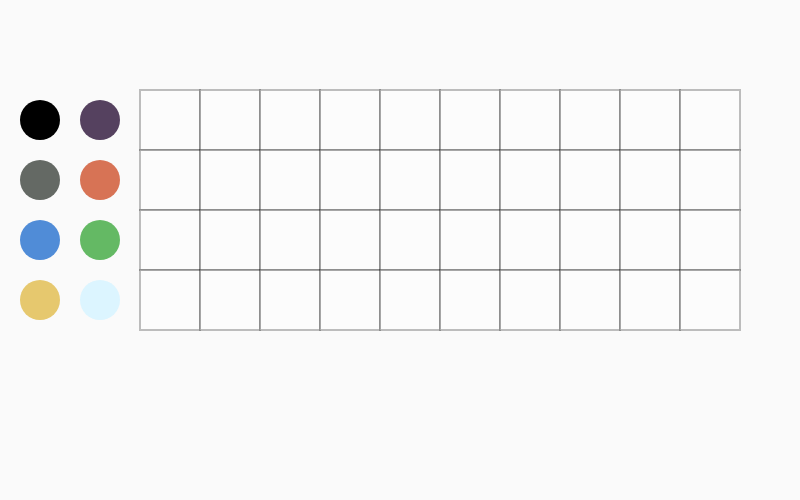
Frame 1 (no input)
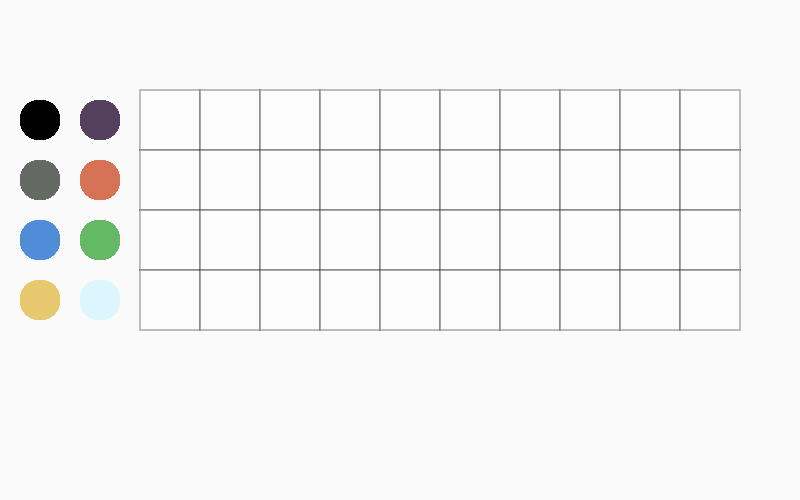
Frame 60 (no input)
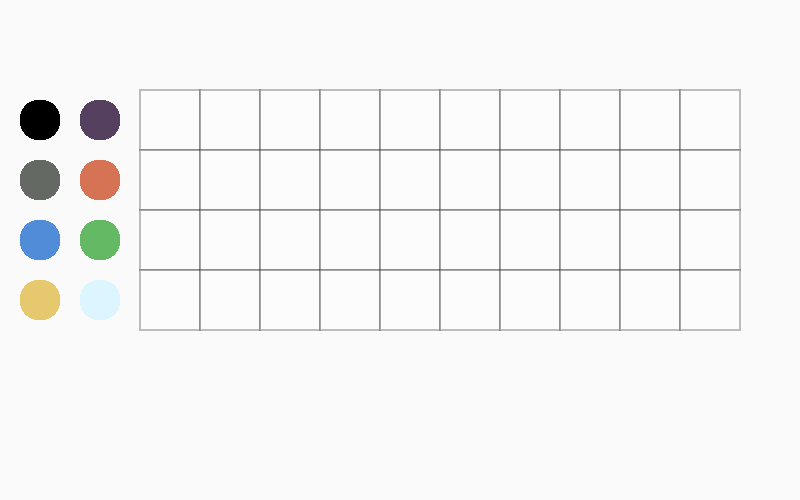
Frame 120 (the mouse pressed at the canvas centre since frame 60)

The p5.js sketch that drew these frames (run headless with seeded random() and noise() and a simulated clock; from frame 60 on, the mouse is pressed at the canvas centre):

// p5.js sketch
// ── sketch.js
// draw 8 balls of different color
// randomly choose 4 out of 8 colors store
// each ball will be a class
// every click generates a new ball object
// mousePressed() choose a ball
// mouseDragged() ball follow curse
// mouseClicked() draw ball at location (confine it to grid)

// BONUS FEATURES:
// 1. Add timer
// 2. Add game instructions
// 3. Make everything responsive

// TODO:

let canvasWidth = 800;
let canvasHeight = 500;
let canvasSpacing = 100;
let backgroundColor = 250;
let ballDiameter = 40;
let ballRadius = ballDiameter / 2;
let ballSpacing = ballRadius / 2;

function setup() {
  createCanvas(canvasWidth, canvasHeight);
}

// draw the user input grid
let gridLeftX = 7 * ballRadius;
let gridLeftY = canvasSpacing - ballSpacing;
let gridSquare = ballDiameter + ballRadius;
function drawGrid() {
  stroke("rgba(0,0,0,0.25)");
  strokeWeight(2);
  for (let i = 0; i < 10; i++) {
    for (let j = 0; j < 4; j++) {
      fill(color("rgba(255, 255, 255, 0.5)"));
      rect(
        gridLeftX + i * gridSquare,
        gridLeftY + j * gridSquare,
        gridSquare,
        gridSquare
      );
    }
  }
}

class Ball {
  constructor(x, y, ballDiameter, ballColor) {
    this.x = x;
    this.y = y;
    this.diameter = ballDiameter;
    this.ballColor = ballColor;
    this.ballHovered = false;
  }

  draw() {
    noStroke();
    fill(color(this.ballColor));
    circle(this.x, this.y, this.diameter);
  }

  isBallHovered() {
    // check which ball the mouse is hovering over
    // changed the hovered ball stroke to red
    let rad = this.diameter / 2;
    let ballRangeLeft = this.x - rad;
    let ballRangeRight = this.x + rad;
    let ballRangeTop = this.y - rad;
    let ballRangeBottom = this.y + rad;
    if (
      mouseX < ballRangeRight &&
      mouseX > ballRangeLeft &&
      mouseY < ballRangeBottom &&
      mouseY > ballRangeTop
    ) {
      strokeWeight(2);
      stroke("red");
      fill(color(this.ballColor));
      circle(this.x, this.y, this.diameter);
      this.ballHovered = true;
    } else {
      noStroke();
      fill(color(this.ballColor));
      circle(this.x, this.y, this.diameter);
      this.ballHovered = false;
    }
  }

  isBallClicked(ballHovered) {
    // check which ball the mouse is hovering over
    // changed the hovered ball stroke to red
    let rad = this.diameter / 2;
    let ballRangeLeft = this.x - rad;
    let ballRangeRight = this.x + rad;
    let ballRangeTop = this.y - rad;
    let ballRangeBottom = this.y + rad;
    if (
      mouseX < ballRangeRight &&
      mouseX > ballRangeLeft &&
      mouseY < ballRangeBottom &&
      mouseY > ballRangeTop
    ) {
      // set the clicked ball stroke to red based on whether the user clicked the ball or not
      if (ballHovered) {
        strokeWeight(2);
        stroke("red");
        fill(color(this.ballColor));
        circle(this.x, this.y, this.diameter);
      } else {
        noStroke();
        fill(color(this.ballColor));
        circle(this.x, this.y, this.diameter);
      }
    }
  }
}

let balls = [];

//   ball palette display
let ballColors = [
  "#000000",
  "#55415f",
  "#646964",
  "#d77355",
  "#508cd7",
  "#64b964",
  "#e6c86e",
  "#dcf5ff"
]; // color() takes hex code in string type
function generateBallPalette() {
  let j = 0;
  for (let i = 1; i < 13; i = i + 3) {
    //   1st column of balls
    let ball1stCol = new Ball(
      ballDiameter,
      canvasSpacing + i * ballRadius,
      ballDiameter,
      ballColors[j]
    );
    balls.push(ball1stCol);
    j++;
    //   2nd column of balls
    let ball2ndCol = new Ball(
      5 * ballRadius,
      canvasSpacing + i * ballRadius,
      ballDiameter,
      ballColors[j]
    );
    balls.push(ball2ndCol);
    j++;
  }
}

// Display scoreboard for each round
function scoreBoard() {}

let ballHovered = false;
let ballSelected = false;
let currentSelectedBall;

function mouseClicked() {
  // press once to select ball
  for (let i = 0; i < balls.length; i++) {
    let rad = ballDiameter / 2;
    let ballRangeLeft = balls[i].x - rad;
    let ballRangeRight = balls[i].x + rad;
    let ballRangeTop = balls[i].y - rad;
    let ballRangeBottom = balls[i].y + rad;
    if (
      mouseX < ballRangeRight &&
      mouseX > ballRangeLeft &&
      mouseY < ballRangeBottom &&
      mouseY > ballRangeTop
    ) {
      ballSelected = true;
      let selectedBall = new Ball(
        mouseX,
        mouseY,
        ballDiameter,
        balls[i].ballColor
      );
      print("somthign");
      currentSelectedBall = selectedBall;
      print(currentSelectedBall);
    }
  }
}

function mouseDragged() {
  if (ballSelected) {
    currentSelectedBall.x = mouseX;
    currentSelectedBall.y = mouseY;
  }
}

function draw() {
  background(backgroundColor);
  generateBallPalette();
  for (let i = 0; i < balls.length; i++) {
    balls[i].draw();
  }
  drawGrid();
  if (ballSelected) {
    currentSelectedBall.draw();
  }
}
// press again to deselect ball
// ballSelected = !ballSelected;
// selectedBall.x = mouseX;
// selectedBall.y = mouseY;
// print(selectedBall.x);

//

//
// function mouseClicked() {}
